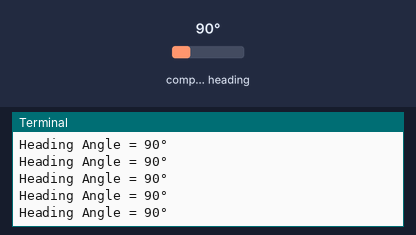
Simulated run of this program. Board: Raspberry Pi (BCM pin numbers). Shown: the last lines printed to the terminal. The test bench sets the inputs (shaded band); at power-on: compass heading 90°.

Above: at 1.2 s.
1.3 s: compass heading set to 7°
At 2.1 s:
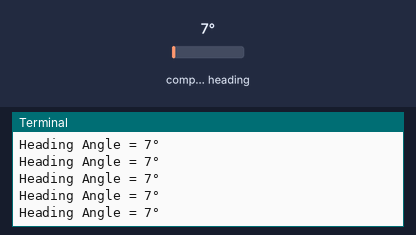
2.8 s: compass heading set to 180°
At 3.5 s:
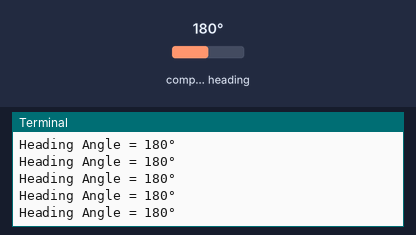
Timing chart, 0 to 5.8 s (numbered marks = the images above; inputs shaded):
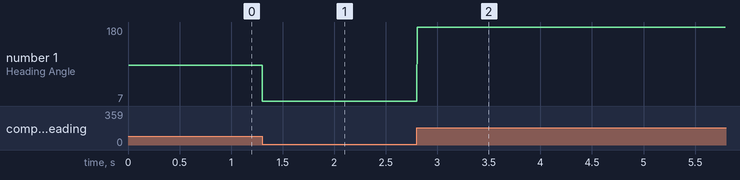

The program:

teste.py
```python
from smbus2 import SMBus
from time import sleep
import math

X_axis_H    = 0x01
Z_axis_H    = 0x05
Y_axis_H    = 0x03
declination = -0.00669
pi          = 3.14159265359

bus = SMBus(1)
Device_Address = 0x0d

def Magnetometer_Init():
    bus.write_byte_data(0x0d, 0x0a, 0x81)
    bus.write_byte_data(0x0d, 0x0b, 0x01)
    bus.write_byte_data(0x0d, 0x09, 0x11)  #8G
    #bus.write_byte_data(Device_Address, 0x09, 0x01)  #2G

def read_raw_data(addr):
    #Read raw 16-bit value
    low = bus.read_byte_data(Device_Address, addr-1)
    high = bus.read_byte_data(Device_Address, addr)

    #concatenate higher and lower value
    value = ((high << 8) | low)

    #to get signed value from module
    if value >= 0x8000:
        value = value - 0x10000
        return value
    else:
        return value

def get_data():
    i=0
    heading = None
    [x,y,z] = [None,None,None]
    while i<20:
        status = bus.read_byte_data(0x0d, 0x06)
        if status == 0x04:
            x = read_raw_data(X_axis_H)
            y = read_raw_data(Y_axis_H)
            z = read_raw_data(Z_axis_H)
            continue
        if status == 0x01:
            x = read_raw_data(X_axis_H)
            y = read_raw_data(Y_axis_H)
            z = read_raw_data(Z_axis_H)
            break
        else:
            sleep(0.01)
            i+=1

    if x is None or y is None:
        [x1, y1] = [x, y]
    else:
        c=[[1.0, 0.0, 0.0],
           [0.0, 1.0, 0.0],
           [0.0, 0.0, 1.0]]
        x1 = x * c[0][0] + y * c[0][1] + c[0][2]
        y1 = x * c[1][0] + y * c[1][1] + c[1][2]
    return [x1, y1, z]

chipid = bus.read_byte_data(0x0d, 0x0d)
print(chipid)
Magnetometer_Init()

print (" Reading Heading Angle")
while True:
    [x1, y1, z] = get_data()
    if x1 is None or y1 is None:
        heading = 0
    else:
        heading=math.degrees(math.atan2(y1,x1))

    #check for sign
    if(heading < 0):
        heading = heading + 360.0 + math.degrees(declination)

    #check for sign
##    if(heading < 0.0):
##        heading = heading + 360.0

    #Due to declination check for >360 degree
    elif(heading > 360.0):
        heading = heading - 360.0

    print ("Heading Angle = %d°" %heading)
    #sleep(1)
```

Measured:
- after the input at 1.3 s, the terminal: prints a new line at once (image 1)
- after the input at 2.8 s, the terminal: prints a new line at once (image 2)
- plotted number 1: 90 → 7 after the input at 1.3 s, 7 → 180 after the input at 2.8 s
